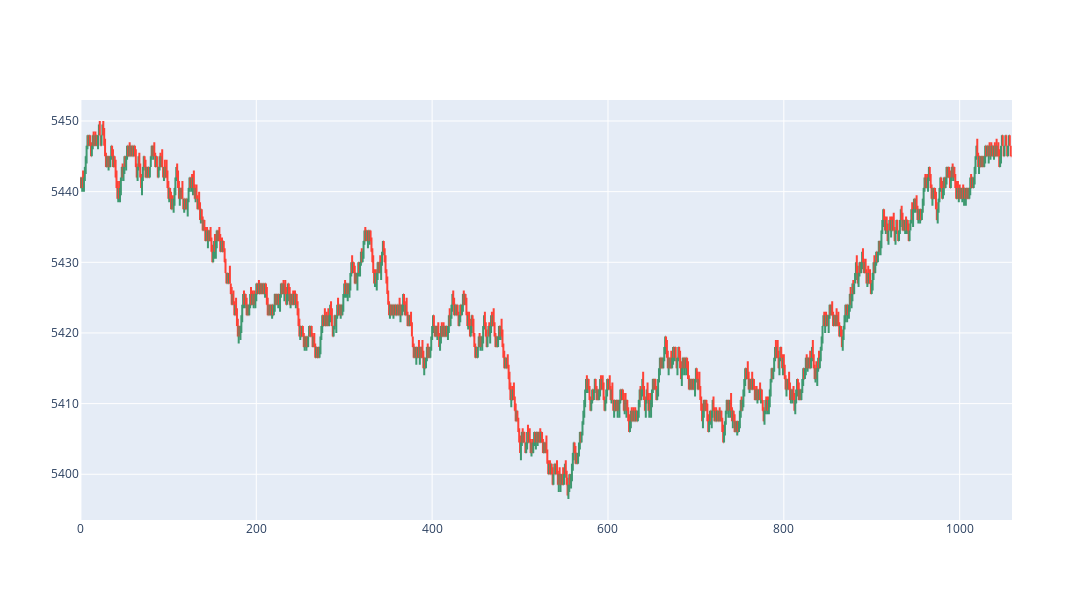

The notebook cell saved with this chart:
### Code cell
def plot_chart():
    fig = go.Figure(
        data=go.Ohlc(
            open=ohlc["open"],
            high=ohlc["high"],
            low=ohlc["low"],
            close=ohlc["close"],
        )
    )

    fig.update(layout_xaxis_rangeslider_visible=False)

    fig.update_layout(
        autosize=True,
        width=1500,
        height=600,
    )

    return fig


plot_chart()

### Figure 1 — Plotly figure (JSON) as saved in the notebook; plotly's stock layout.template omitted (floating-point values rounded to 4 significant figures; data arrays with more than 128 entries replaced by an {"elided": "..."} marker saying what was removed)
{"data": [{"close": {"elided": "1060 float values"}, "high": {"elided": "1060 float values"}, "low": {"elided": "1060 float values"}, "open": {"elided": "1060 float values"}, "type": "ohlc"}], "layout": {"autosize": true, "height": 600, "width": 1500, "xaxis": {"rangeslider": {"visible": false}}}}
